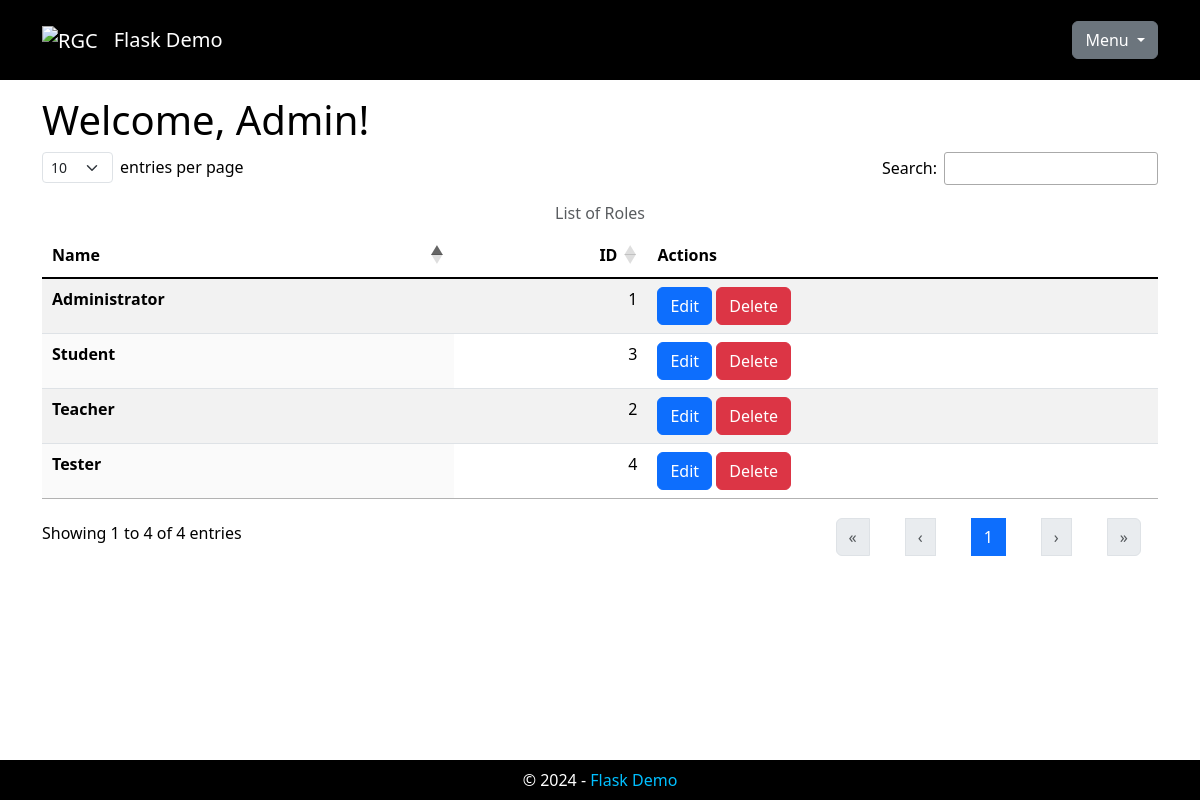
The page /roles (signed in) on the database as committed earlier.
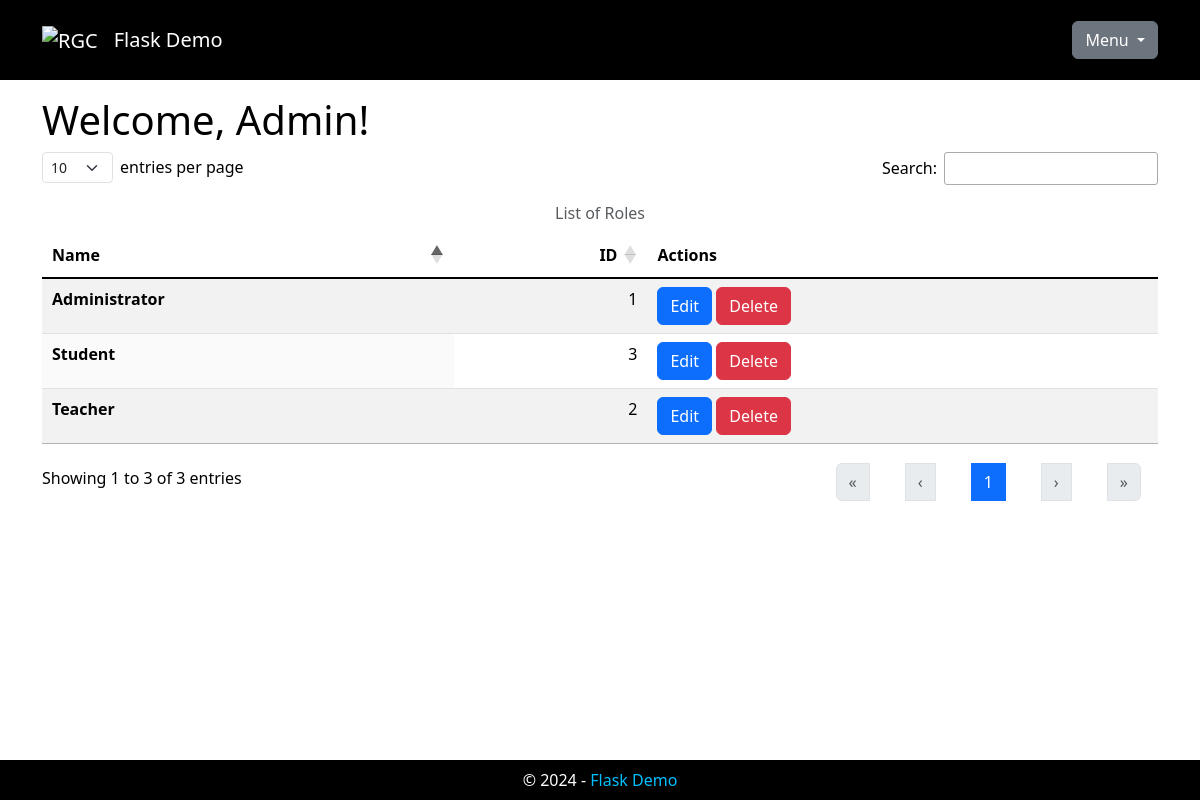
The same page on the database as committed later.
### app/models.py (models this page shows, shortened)
class Role(db.Model):
    __tablename__ = 'roles'
    role_id: Mapped[int] = mapped_column(primary_key=True)
    role_name: Mapped[str] = mapped_column(
        String(64), index=True, unique=True)
    associations: Mapped[List['Association']] = relationship(
        back_populates='role')

### app/main/main_routes.py (the view)
@bp.route('/roles')
@login_required
def roles():
    if not current_user.is_admin:
        _roles = Role.query.get_or_404(current_user.get_id(),
                                       LOGIN_REQ_MSG)
    else:
        _roles = Role.query.all()
    _page_title = 'List of Roles'
    _roles = [_roles] if not isinstance(_roles, list) else _roles
    _html = render_template('main/roles.html', page_title=_page_title,
                            roles=_roles)
    return _html

### app/models.py (called while the page is built)
@login.user_loader
def load_user(user_id):
    validate_input('user_id', user_id, int)
    return db.session.get(User, user_id)

### app/templates/main/roles.html (shortened to what this page needs)
{% extends "base.html" %}
{% block head %}
{{ super() }}
<link rel="stylesheet" type="text/css" href="{{ url_for('static', filename='css/dataTables.dataTables.min.css') }}">
<link rel="stylesheet" type="text/css" href="{{ url_for('static', filename='css/dataTables.bootstrap5.min.css') }}">
{% endblock %}
{% block content %}
{% if not current_user.is_admin %}
<h1>Welcome!</h1>
<p>This page is restricted to administrators.</p>
{% else %}
<h1>Welcome, {{ current_user.username }}!</h1>
<table id="data-table" class="table table-striped display caption-top">
  <caption class="text-center">List of Roles</caption>
  <thead>
    <tr>
      <th scope="col">Name</th>
      <th scope="col">ID</th>
      {% if current_user.is_admin %}
      <th scope="col">Actions</th>
      {% endif %}
    </tr>
  </thead>
  <tbody class="table-group-divider">
    {% for role in roles %}
    <tr>
      <th scope="row">{{ role.role_name }}</th>
      <td>{{ role.role_id }}</td>
      {% if current_user.is_admin %}
      <td class="text-nowrap">
        <a class="btn btn-primary" href="{{ url_for('admin.edit_role', role_id=role.role_id) }}" title="Edit">Edit</a>
        <a class="btn btn-danger" href="{{ url_for('admin.delete_role', role_id=role.role_id) }}" title="Delete">Delete</a>
      </td>
      {% endif %}
    </tr>
    {% endfor %}
  </tbody>
</table>
{% endif %}
{% endblock %}

### app/templates/base.html (shortened to what this page needs)
<!DOCTYPE html>
<html lang="en">
<head>
  {% block head %}
  <link rel="stylesheet" type="text/css" href="{{ url_for('static', filename='css/bootstrap.min.css') }}">
  <link rel="stylesheet" type="text/css" href="{{ url_for('static', filename='css/base.css') }}">
  {% endblock %}
</head>
<body>
  <header>
    <nav class="navbar navbar-expand-lg navbar-dark fixed-top">
      <div class="container">
        <a class="navbar-brand" href="{{ url_for('main.index') }}" title="Home">
          <img src="{{ url_for('static', filename='img/logo.png') }}" alt="RGC" class="nav-logo" />
        </a>
        <a class="navbar-brand" href="{{ url_for('main.index') }}" title="Home">Flask Demo</a>
        <div class="dropdown ms-auto">
          <button class="btn btn-secondary dropdown-toggle" type="button" data-bs-toggle="dropdown"
            aria-expanded="false">
            Menu
          </button>
        </div>
      </div>
    </nav>
  </header>
  <main role="main">
    <div class="container">
      <div id="content">
        {% block content %}
        {% endblock %}
      </div>
  </main>
  <footer class="footer">
    <div class="text-center">
      &copy; <span id="currentYear"></span> -
      <a href="{{ url_for('main.index') }}" title="Home">Flask Demo</a>
    </div>
  </footer>
</body>
</html>

Rows that differ between the two databases and show on the page:
removed Role: role_name "Tester", role_id "4"
Other text that changed with them:
text written by a page script: "entries per page Search: Showing 1 to 4 of 4 entries « ‹ 1 › »" → "entries per page Search: Showing 1 to 3 of 3 entries « ‹ 1 › »"
